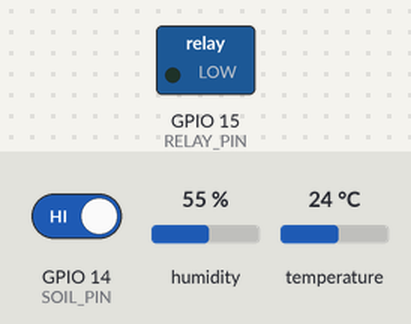
Recording of a sketch running on a simulated ESP32. On the bench: switched loads named in the sketch (green lamp = pin HIGH). Inputs (shaded band) come from the test bench; at power-on: GPIO 14 (SOIL_PIN) HIGH, humidity 55 %, temperature 24 °C. WiFi joins after 1.5 s; servers stay silent unless stated; uploads are accepted with an empty reply; what the sketch prints to the serial monitor is not drawn.

Above: at 2.7 s.
2.8 s: GPIO 14 (SOIL_PIN) driven LOW
At 3.4 s:
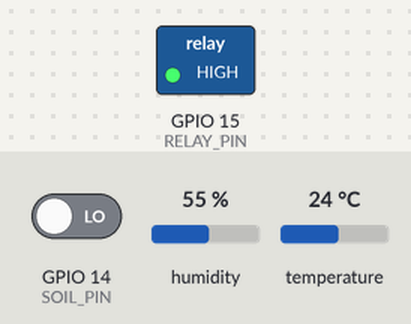
5.5 s: GPIO 14 (SOIL_PIN) driven HIGH
At 6.7 s:
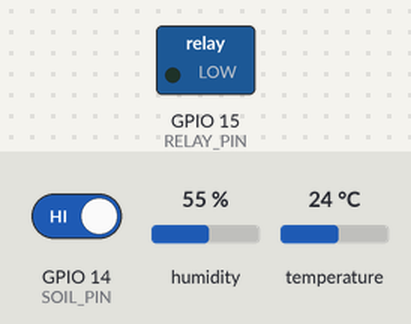
Timing chart, 0 to 8.5 s (numbered marks = the images above; inputs shaded):
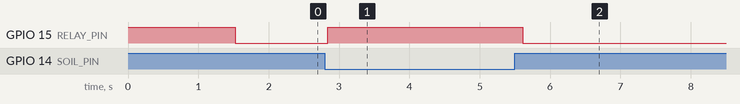

The sketch:

IntellifarmNode.ino
```cpp
#include <WiFi.h>
#include <HTTPClient.h>
#include <ArduinoJson.h> // Make sure to install ArduinoJson (v7 recommended) via Library Manager
#include "DHT.h"

/* =========================
   WIFI & API CONFIG
========================= */
const char* ssid = "vivo V25 Pro";
const char* password = "wxyz@321";

// Replace YOUR_BACKEND_IP with your computer's local IP address (e.g., 192.168.1.5)
const char* apiEndpoint = "http://10.152.88.84:4000/v1/devices/ingest";

// You can generate a device key from the Intellifarm backend or use the one generated by seed.ts
const char* deviceKey = "demo-north-field-key";
const char* hardwareId = "north-field-sensor-01";

/* =========================
   PIN CONFIG (ESP32-CAM)
========================= */
// Note: ESP32-CAM does NOT expose any ADC1 pins.
// We MUST use the digital output of the soil sensor if Wi-Fi is active.
#define DHTPIN 13
#define DHTTYPE DHT11
#define SOIL_PIN 14  // Connect to DIGITAL out (D0) of the soil sensor
#define RELAY_PIN 15 // Connect to relay module

// Relay Logic (Most Arduino/ESP32 relay modules are Active-LOW)
#define RELAY_ON LOW
#define RELAY_OFF HIGH

/* =========================
   OBJECTS & STATE
========================= */
DHT dht(DHTPIN, DHTTYPE);

float temperature = 0;
float humidity = 0;
float soilMoisturePercent = 0;
String pumpState = "OFF";
String controlMode = "AUTO"; // AUTO, FORCE_ON, FORCE_OFF

unsigned long lastPostTime = 0;
const unsigned long postInterval = 1000; // Send data every 1 second

void setup() {
  Serial.begin(115200);

  // Initialize Pins
  pinMode(SOIL_PIN, INPUT);
  pinMode(RELAY_PIN, OUTPUT);
  digitalWrite(RELAY_PIN, RELAY_OFF); // Pump OFF by default

  // Initialize Sensors
  dht.begin();

  // Connect to Wi-Fi
  Serial.println();
  Serial.print("Connecting to WiFi: ");
  Serial.println(ssid);
  WiFi.begin(ssid, password);

  while (WiFi.status() != WL_CONNECTED) {
    delay(500);
    Serial.print(".");
  }

  Serial.println("\nWiFi Connected!");
  Serial.print("IP Address: ");
  Serial.println(WiFi.localIP());
}

void loop() {
  // ---------------------------------------------------------
  // 1. READ SENSORS
  // ---------------------------------------------------------
  float temp = dht.readTemperature();
  float hum = dht.readHumidity();

  if (!isnan(temp) && !isnan(hum)) {
    temperature = temp;
    humidity = hum;
  }

  // Read the DIGITAL output of the soil sensor
  int soilDigital = digitalRead(SOIL_PIN);

  // The API expects a moisture percentage (0-100).
  // We map the digital DRY/WET state to synthetic percentages.
  // Note: Tune the potentiometer on your soil sensor module to set the wet/dry threshold!
  if (soilDigital == LOW) { // Usually LOW means WET on digital modules
    soilMoisturePercent = 90.0; // WET
  } else {
    soilMoisturePercent = 10.0; // DRY
  }

  // ---------------------------------------------------------
  // 2. LOCAL CONTROL LOGIC
  // ---------------------------------------------------------
  if (controlMode == "FORCE_ON") {
    digitalWrite(RELAY_PIN, RELAY_ON);
    pumpState = "ON";
  } else if (controlMode == "FORCE_OFF") {
    digitalWrite(RELAY_PIN, RELAY_OFF);
    pumpState = "OFF";
  } else {
    // AUTO mode: Rely on digital soil moisture reading
    if (soilMoisturePercent < 30.0) { // DRY -> Turn pump ON
      digitalWrite(RELAY_PIN, RELAY_ON);
      pumpState = "ON";
    } else if (soilMoisturePercent > 60.0) { // WET -> Turn pump OFF
      digitalWrite(RELAY_PIN, RELAY_OFF);
      pumpState = "OFF";
    }
  }

  // ---------------------------------------------------------
  // 3. SEND TELEMETRY & RECEIVE COMMANDS
  // ---------------------------------------------------------
  if (millis() - lastPostTime > postInterval) {
    if (WiFi.status() == WL_CONNECTED) {
      HTTPClient http;
      http.begin(apiEndpoint);
      http.addHeader("Content-Type", "application/json");
      http.addHeader("x-device-key", deviceKey);

      // Create JSON payload
      // Using ArduinoJson v7 syntax (fallback to StaticJsonDocument<512> if using v6)
      JsonDocument doc;
      doc["hardwareId"] = hardwareId;
      doc["temperatureC"] = temperature;
      doc["humidityPercent"] = humidity;
      doc["soilMoisturePercent"] = soilMoisturePercent;
      doc["pumpState"] = pumpState;
      doc["pumpControlMode"] = controlMode;

      String payload;
      serializeJson(doc, payload);

      Serial.println("\n--- Sending Telemetry ---");
      Serial.println(payload);

      int httpResponseCode = http.POST(payload);

      if (httpResponseCode > 0) {
        String responseBody = http.getString();
        Serial.print("HTTP Code: ");
        Serial.println(httpResponseCode);
        Serial.println("Response: " + responseBody);

        // Parse Response to get pending commands
        JsonDocument respDoc;
        DeserializationError error = deserializeJson(respDoc, responseBody);

        if (!error && respDoc.containsKey("pendingCommand") && !respDoc["pendingCommand"].isNull()) {
           String targetMode = respDoc["pendingCommand"]["targetMode"].as<String>();

           if (targetMode == "AUTO" || targetMode == "FORCE_ON" || targetMode == "FORCE_OFF") {
             controlMode = targetMode;
             Serial.println(">>> Override Received! Mode updated to: " + controlMode);
           }
        }
      } else {
        Serial.print("Error sending POST, HTTP Code: ");
        Serial.println(httpResponseCode);
      }

      http.end();
    } else {
      Serial.println("WiFi Disconnected!");
    }

    lastPostTime = millis();
  }

  // Small delay to prevent tight loop CPU hogging
  delay(100);
}
```

Measured:
- after the input at 2.8 s, GPIO 15 (RELAY_PIN): LOW → HIGH at once
- after the input at 5.5 s, GPIO 15 (RELAY_PIN): HIGH → LOW after 0.11 s
